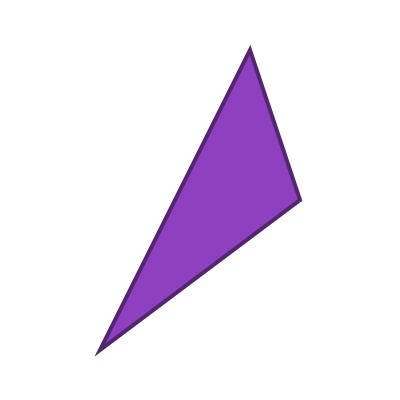
#> input picture TP2/10triangles/t8.jpeg, 400 x 400 px
$ python DescriptorGenerator.py
#> lines starting #> are read from the running program, lines starting #| are printed output that depends on the picture; after the words box and inside, x2 and y2 are one past the last pixel; in counts of white or black regions, pixels touching at a corner belong together
import cv2 as cv
import numpy as np
import pandas as pd


def getBiggestContour(contours):
    try:
        max_cnt = contours[0]
        for cnt in contours:
            if cv.contourArea(cnt) > cv.contourArea(max_cnt):
                max_cnt = cnt
        return max_cnt
    except:
        return contours


def descriptionGenerator(filename):
#> called with filename = '10triangles/t8.jpeg'
    im = cv.imread(filename)
#> im is the input picture: shape (400, 400, 3); mean B, G, R 245.5, 230.3, 239.6
    im = cv.cvtColor(im, cv.COLOR_RGB2GRAY)
#> im: shape (400, 400)
    _, im = cv.threshold(im, 128, 255, cv.THRESH_BINARY_INV+cv.THRESH_OTSU)
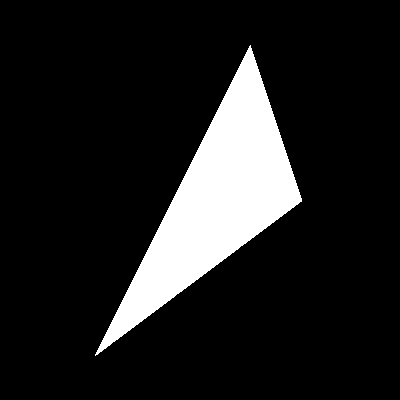
#> im: shape (400, 400); 12.8% white; 1 white region
    imContour, hierarchy = cv.findContours(im, cv.RETR_TREE, cv.CHAIN_APPROX_NONE)
#> imContour = 1 contour; box (x1, y1, x2, y2) and area: (95, 45, 302, 356) 20069
    moment = cv.moments(getBiggestContour(imContour))
#> in getBiggestContour, `max_cnt = contours[0]`: max_cnt = contour of 672 points, box (x1, y1, x2, y2) (95, 45, 302, 356), area 20069
#> the loop in getBiggestContour, `for cnt in contours:` made 1 pass
#> moment = moments, m00 20069, centre m10/m00, m01/m00 = (215.2, 200.3)
    huMoment = cv.HuMoments(moment)
#> huMoment = [0.296, 0.0507, 0.00898, 0.00196, 7.14e-06, 0.000279, -4.04e-06]
    return huMoment


def dataset(info):
    # circulo 1, estrella 2, triangulo 3
    dataset = [
        descriptionGenerator('10triangles/t8.jpeg'),
        descriptionGenerator('10triangles/t9.jpeg'),
        descriptionGenerator('10triangles/t10.jpeg'),
        descriptionGenerator('10circles/c1.png'),
        descriptionGenerator('10circles/c2.png'),
        descriptionGenerator('10stars/e1.jpeg'),
        descriptionGenerator('10stars/e2.png'),
        descriptionGenerator('10triangles/t5.jpeg'),
        descriptionGenerator('10stars/e3.png'),
        descriptionGenerator('10circles/c3.png'),
        descriptionGenerator('10stars/e5.jpg'),
        descriptionGenerator('10stars/e6.png'),
        descriptionGenerator('10circles/c4.png'),
        descriptionGenerator('10circles/c5.png'),
        descriptionGenerator('10circles/c6.png'),
        descriptionGenerator('10stars/e7.jpg'),
        descriptionGenerator('10stars/e8.png'),
        descriptionGenerator('10triangles/t1.jpeg'),
        descriptionGenerator('10triangles/t2.jpeg'),
        descriptionGenerator('10triangles/t3.jpeg'),
        descriptionGenerator('10triangles/t4.jpeg'),
        descriptionGenerator('10stars/e9.jpg'),
        descriptionGenerator('10stars/e10.jpeg'),
        descriptionGenerator('10circles/c7.png'),
        descriptionGenerator('10circles/c8.png'),
        descriptionGenerator('10stars/e4.png'),
        descriptionGenerator('10circles/c9.jpeg'),
        descriptionGenerator('10triangles/t6.jpeg'),
        descriptionGenerator('10triangles/t7.jpeg'),
        descriptionGenerator('10circles/c10.jpeg')]
#> call 2 of descriptionGenerator, with filename = '10triangles/t9.jpeg'
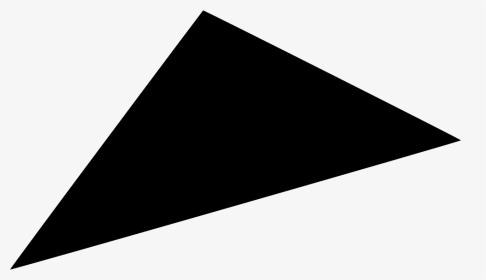
#> input picture TP2/10triangles/t9.jpeg, 486 x 280 px
#> in descriptionGenerator, im is the input picture: shape (280, 486, 3); min 0, max 248, mean 162
#> in descriptionGenerator (call 2), `_, im = cv.threshold(im, 128, 255, cv.THRESH_BINARY_INV+cv.THRESH_OTSU)`: im: shape (280, 486); 34.2% white; 1 white region
#> in descriptionGenerator (call 2), `imContour, hierarchy = cv.findContours(im, cv.RETR_TREE, cv.CHAIN_APPR..`: imContour = 1 contour; box (x1, y1, x2, y2) and area: (11, 11, 460, 269) 46010
#> the loop in getBiggestContour (call 2), `for cnt in contours:` made 1 pass
#> in descriptionGenerator (call 2), `moment = cv.moments(getBiggestContour(imContour))`: moment = moments, m00 46010.5, centre m10/m00, m01/m00 = (224.2, 139.7)
#> in descriptionGenerator (call 2), `huMoment = cv.HuMoments(moment)`: huMoment = [0.246, 0.0236, 0.00611, 0.000396, -3.04e-07, -3.96e-05, 5.36e-07]
#> call 3 of descriptionGenerator, with filename = '10triangles/t10.jpeg'
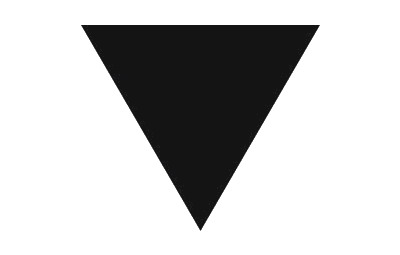
#> input picture TP2/10triangles/t10.jpeg, 400 x 255 px
#> in descriptionGenerator, im is the input picture: shape (255, 400, 3); mean B, G, R 198.3, 198.3, 198.3
#> in descriptionGenerator (call 3), `_, im = cv.threshold(im, 128, 255, cv.THRESH_BINARY_INV+cv.THRESH_OTSU)`: im: shape (255, 400); 24.2% white; 1 white region
#> in descriptionGenerator (call 3), `imContour, hierarchy = cv.findContours(im, cv.RETR_TREE, cv.CHAIN_APPR..`: imContour = 1 contour; box (x1, y1, x2, y2) and area: (81, 25, 320, 231) 24316
#> in descriptionGenerator (call 3), `moment = cv.moments(getBiggestContour(imContour))`: moment = moments, m00 24316, centre m10/m00, m01/m00 = (200, 93.25)
#> in descriptionGenerator (call 3), `huMoment = cv.HuMoments(moment)`: huMoment = [0.192, 7.99e-07, 0.00456, 2.19e-08, -2.18e-13, -1.95e-11, -2.27e-14]
#> call 4 of descriptionGenerator, with filename = '10circles/c1.png'
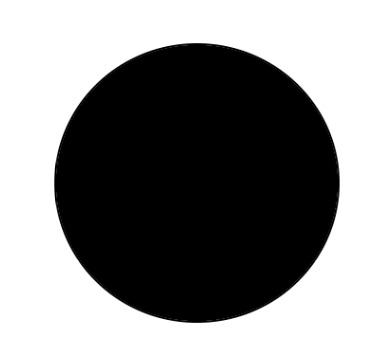
#> input picture TP2/10circles/c1.png, 384 x 348 px
#> in descriptionGenerator, im is the input picture: shape (348, 384, 3); min 0, max 255, mean 135.5
#> in descriptionGenerator (call 4), `_, im = cv.threshold(im, 128, 255, cv.THRESH_BINARY_INV+cv.THRESH_OTSU)`: im: shape (348, 384); 46.9% white; 1 white region
#> in descriptionGenerator (call 4), `imContour, hierarchy = cv.findContours(im, cv.RETR_TREE, cv.CHAIN_APPR..`: imContour = 1 contour; box (x1, y1, x2, y2) and area: (54, 43, 340, 323) 62292
#> in descriptionGenerator (call 4), `moment = cv.moments(getBiggestContour(imContour))`: moment = moments, m00 62292, centre m10/m00, m01/m00 = (196.5, 182.5)
#> in descriptionGenerator (call 4), `huMoment = cv.HuMoments(moment)`: huMoment = [0.159, 1.08e-05, 5.84e-10, 6.2e-14, 3.38e-25, 1.81e-16, 1.59e-25]
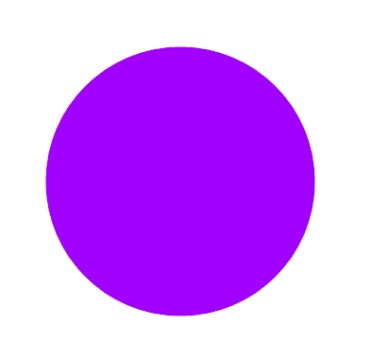
#> input picture TP2/10circles/c2.png, 375 x 349 px
#> in descriptionGenerator, im is the input picture: shape (349, 375, 3); mean B, G, R 254.1, 144.2, 213.9
#> in descriptionGenerator (call 5), `_, im = cv.threshold(im, 128, 255, cv.THRESH_BINARY_INV+cv.THRESH_OTSU)`: im: shape (349, 375); 43.5% white; 1 white region
#> in descriptionGenerator (call 5), `imContour, hierarchy = cv.findContours(im, cv.RETR_TREE, cv.CHAIN_APPR..`: imContour = 1 contour; box (x1, y1, x2, y2) and area: (46, 47, 315, 316) 56546
#> in descriptionGenerator (call 5), `moment = cv.moments(getBiggestContour(imContour))`: moment = moments, m00 56546, centre m10/m00, m01/m00 = (179.9, 180.9)
#> in descriptionGenerator (call 5), `huMoment = cv.HuMoments(moment)`: huMoment = [0.159, 9.61e-10, 1.96e-09, 3.96e-16, 3.31e-28, 1.04e-20, -1.08e-28]
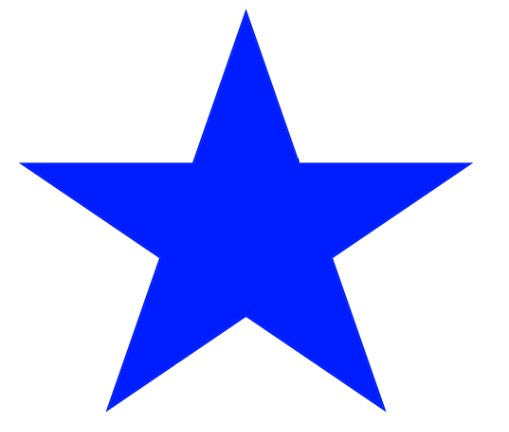
#> input picture TP2/10stars/e1.jpeg, 509 x 432 px
#> in descriptionGenerator, im is the input picture: shape (432, 509, 3); mean B, G, R 254.4, 193.5, 185.7
#> in descriptionGenerator (call 6), `_, im = cv.threshold(im, 128, 255, cv.THRESH_BINARY_INV+cv.THRESH_OTSU)`:
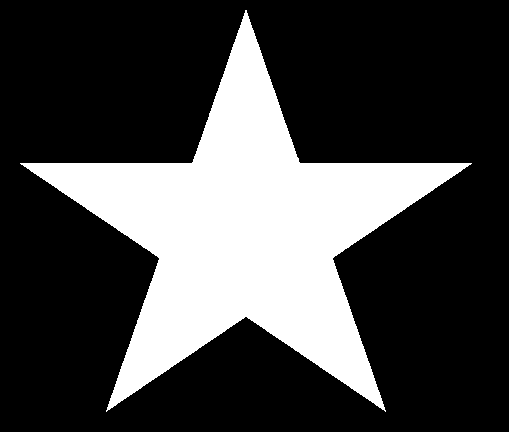
#> im: shape (432, 509); 27.2% white; 1 white region
#> in descriptionGenerator (call 6), `imContour, hierarchy = cv.findContours(im, cv.RETR_TREE, cv.CHAIN_APPR..`: imContour = 1 contour; box (x1, y1, x2, y2) and area: (20, 10, 472, 412) 59004
#> in descriptionGenerator (call 6), `moment = cv.moments(getBiggestContour(imContour))`: moment = moments, m00 59004, centre m10/m00, m01/m00 = (245.5, 231.4)
#> in descriptionGenerator (call 6), `huMoment = cv.HuMoments(moment)`: huMoment = [0.217, 0.000216, 5.13e-08, 4.52e-10, -1.85e-18, -6.1e-12, 1.15e-18]
    tags = [3, 3, 3, 1, 1, 2, 2, 3, 2, 1, 2, 2, 1, 1, 1, 2, 2, 3, 3, 3, 3, 2, 2, 1, 1, 2, 1, 3, 3, 1]

    rows = 30
    columns = 7
    for i in range(rows):
        for j in range(columns):
            dataset[i][j] = -1 * np.copysign(1.0, dataset[i][j]) * np.log10(np.absolute(dataset[i][j])) # Mapeo para agrandar la escala.
    if info == 1:
        return dataset
    if info == 0:
        return tags


def createArray (huNumber, data):
    hu = [
        data[i][huNumber-1]
        for i in range(30)
    ]
    return hu


def main():
    data = dataset(1)
    tags = dataset(0)
    col1 = "tags"
    col2 = "hu1"
    col3 = "hu2"
    col4 = "hu3"
    col5 = "hu4"
    col6 = "hu5"
    col7 = "hu6"
    col8 = "hu7"
    hu1 = createArray(1, data)
    hu2 = createArray(2, data)
    hu3 = createArray(3, data)
    hu4 = createArray(4, data)
    hu5 = createArray(5, data)
    hu6 = createArray(6, data)
    hu7 = createArray(7, data)
    data = pd.DataFrame({col1: tags, col2: hu1, col3:hu2, col4: hu3, col5: hu4, col6: hu5, col7: hu6, col8: hu7})
    data.to_excel('data.xlsx', sheet_name='sheet1', index=False)

#> (the run stopped early here; a loop or call above may not have finished)
